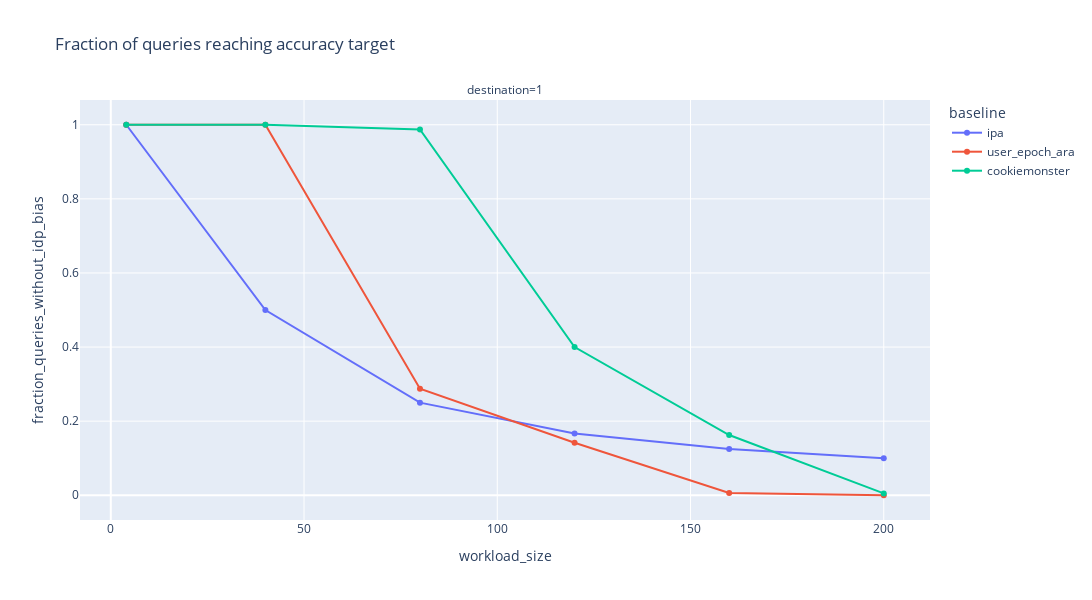
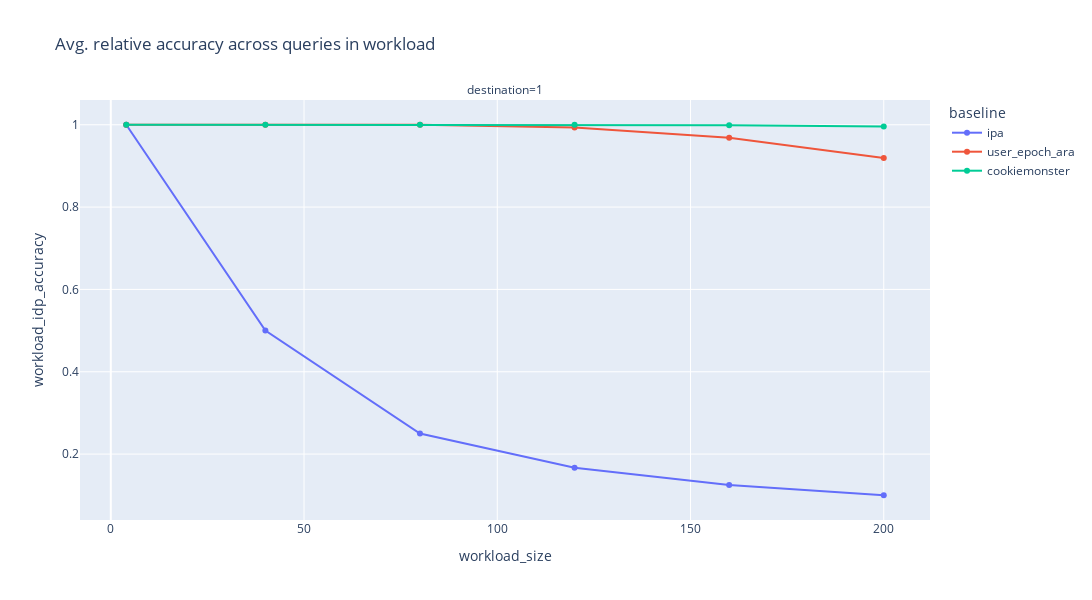

These figures' notebook cell, in order:
### Code cell
path = "ray/synthetic/bias_varying_workload_size2"
df = analyze_results(path, "bias")
plot_accuracy(df)

### Figure 1 — Plotly figure (JSON) as saved in the notebook; plotly's stock layout.template omitted (floating-point values rounded to 4 significant figures)
{"data": [{"hovertemplate": "baseline=ipa<br>destination=1<br>workload_size=%{x}<br>fraction_queries_without_idp_bias=%{y}<extra></extra>", "legendgroup": "ipa", "line": {"color": "#636efa", "dash": "solid"}, "marker": {"symbol": "circle"}, "mode": "lines+markers", "name": "ipa", "orientation": "v", "showlegend": true, "type": "scatter", "x": [4, 40, 80, 120, 160, 200], "xaxis": "x", "y": [1, 0.5, 0.25, 0.1667, 0.125, 0.1], "yaxis": "y"}, {"hovertemplate": "baseline=user_epoch_ara<br>destination=1<br>workload_size=%{x}<br>fraction_queries_without_idp_bias=%{y}<extra></extra>", "legendgroup": "user_epoch_ara", "line": {"color": "#EF553B", "dash": "solid"}, "marker": {"symbol": "circle"}, "mode": "lines+markers", "name": "user_epoch_ara", "orientation": "v", "showlegend": true, "type": "scatter", "x": [4, 40, 80, 120, 160, 200], "xaxis": "x", "y": [1, 1, 0.2875, 0.1417, 0.00625, 0], "yaxis": "y"}, {"hovertemplate": "baseline=cookiemonster<br>destination=1<br>workload_size=%{x}<br>fraction_queries_without_idp_bias=%{y}<extra></extra>", "legendgroup": "cookiemonster", "line": {"color": "#00cc96", "dash": "solid"}, "marker": {"symbol": "circle"}, "mode": "lines+markers", "name": "cookiemonster", "orientation": "v", "showlegend": true, "type": "scatter", "x": [4, 40, 80, 120, 160, 200], "xaxis": "x", "y": [1, 1, 0.9875, 0.4, 0.1625, 0.005], "yaxis": "y"}], "layout": {"annotations": [{"showarrow": false, "text": "destination=1", "x": 0.5, "xanchor": "center", "xref": "paper", "y": 1, "yanchor": "bottom", "yref": "paper"}], "height": 600, "legend": {"title": {"text": "baseline"}, "tracegroupgap": 0}, "title": {"text": "Fraction of queries reaching accuracy target"}, "width": 1100, "xaxis": {"anchor": "y", "autorange": true, "domain": [0, 1], "range": [-7.968, 212.0], "title": {"text": "workload_size"}, "type": "linear"}, "yaxis": {"anchor": "x", "autorange": true, "domain": [0, 1], "range": [-0.0668, 1.067], "title": {"text": "fraction_queries_without_idp_bias"}, "type": "linear"}}}

### Figure 2 — Plotly figure (JSON) as saved in the notebook; plotly's stock layout.template omitted (floating-point values rounded to 4 significant figures)
{"data": [{"hovertemplate": "baseline=ipa<br>destination=1<br>workload_size=%{x}<br>workload_idp_accuracy=%{y}<extra></extra>", "legendgroup": "ipa", "line": {"color": "#636efa", "dash": "solid"}, "marker": {"symbol": "circle"}, "mode": "lines+markers", "name": "ipa", "orientation": "v", "showlegend": true, "type": "scatter", "x": [4, 40, 80, 120, 160, 200], "xaxis": "x", "y": [1, 0.5, 0.25, 0.1667, 0.125, 0.1], "yaxis": "y"}, {"hovertemplate": "baseline=user_epoch_ara<br>destination=1<br>workload_size=%{x}<br>workload_idp_accuracy=%{y}<extra></extra>", "legendgroup": "user_epoch_ara", "line": {"color": "#EF553B", "dash": "solid"}, "marker": {"symbol": "circle"}, "mode": "lines+markers", "name": "user_epoch_ara", "orientation": "v", "showlegend": true, "type": "scatter", "x": [4, 40, 80, 120, 160, 200], "xaxis": "x", "y": [1, 1, 0.9997, 0.9936, 0.9683, 0.9192], "yaxis": "y"}, {"hovertemplate": "baseline=cookiemonster<br>destination=1<br>workload_size=%{x}<br>workload_idp_accuracy=%{y}<extra></extra>", "legendgroup": "cookiemonster", "line": {"color": "#00cc96", "dash": "solid"}, "marker": {"symbol": "circle"}, "mode": "lines+markers", "name": "cookiemonster", "orientation": "v", "showlegend": true, "type": "scatter", "x": [4, 40, 80, 120, 160, 200], "xaxis": "x", "y": [1, 1, 1.0, 0.9999, 0.999, 0.9958], "yaxis": "y"}], "layout": {"annotations": [{"showarrow": false, "text": "destination=1", "x": 0.5, "xanchor": "center", "xref": "paper", "y": 1, "yanchor": "bottom", "yref": "paper"}], "height": 600, "legend": {"title": {"text": "baseline"}, "tracegroupgap": 0}, "title": {"text": "Avg. relative accuracy across queries in workload"}, "width": 1100, "xaxis": {"anchor": "y", "autorange": true, "domain": [0, 1], "range": [-7.968, 212.0], "title": {"text": "workload_size"}, "type": "linear"}, "yaxis": {"anchor": "x", "autorange": true, "domain": [0, 1], "range": [0.03988, 1.06], "title": {"text": "workload_idp_accuracy"}, "type": "linear"}}}
